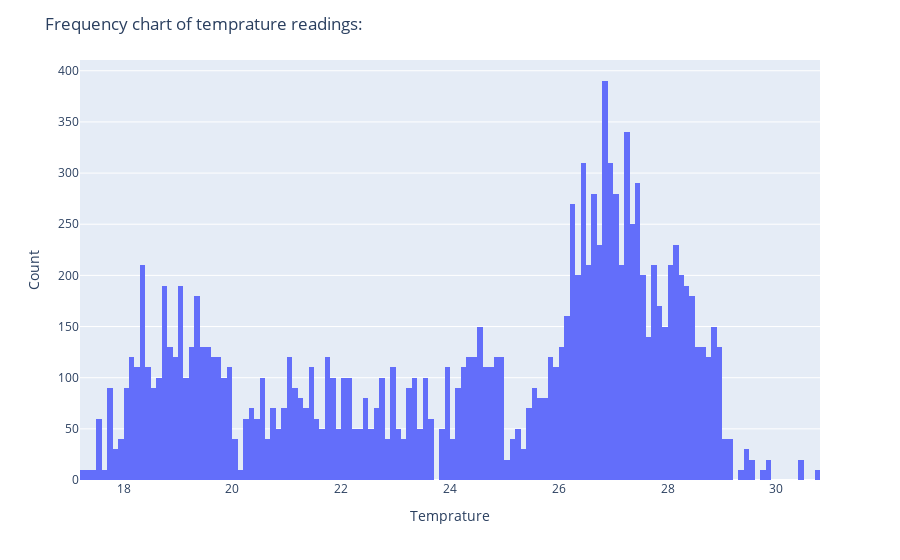

The notebook cell this image was saved under:
### Code cell
fig = px.histogram(x=df1['Temprature'], nbins=200, histnorm='density')
fig.update_layout(title='Frequency chart of temprature readings:',
                 xaxis_title='Temprature', yaxis_title='Count')

### Figure 1 — Plotly figure (JSON) as saved in the notebook; plotly's stock layout.template omitted (floating-point values rounded to 4 significant figures; data arrays with more than 128 entries replaced by an {"elided": "..."} marker saying what was removed)
{"data": [{"alignmentgroup": "True", "bingroup": "x", "histnorm": "density", "hovertemplate": "x=%{x}<br>density=%{y}<extra></extra>", "legendgroup": "", "marker": {"color": "#636efa", "pattern": {"shape": ""}}, "name": "", "nbinsx": 200, "offsetgroup": "", "orientation": "v", "showlegend": false, "type": "histogram", "x": {"elided": "1404 float values"}, "xaxis": "x", "yaxis": "y"}], "layout": {"barmode": "relative", "legend": {"tracegroupgap": 0}, "margin": {"t": 60}, "title": {"text": "Frequency chart of temprature readings:"}, "xaxis": {"anchor": "y", "domain": [0, 1], "title": {"text": "Temprature"}}, "yaxis": {"anchor": "x", "domain": [0, 1], "title": {"text": "Count"}}}}
